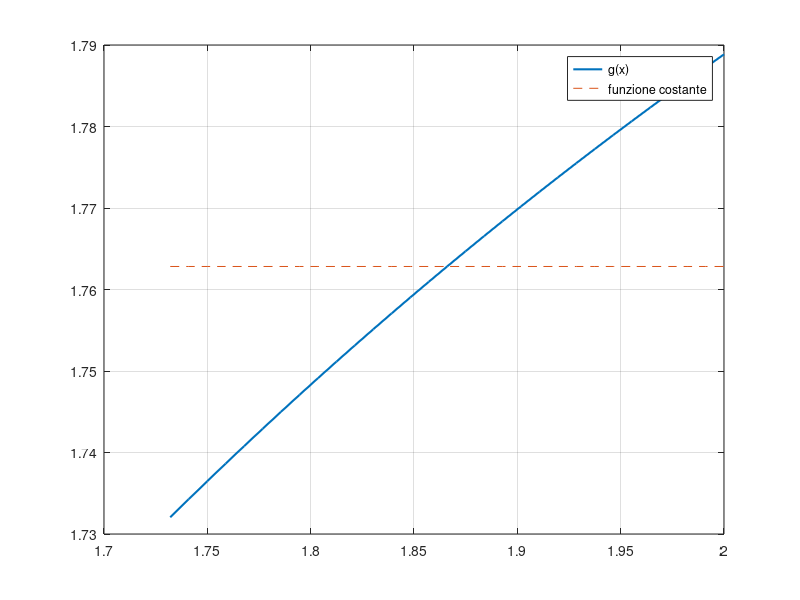

The MATLAB script that drew this image:
clc
clear
close all

g = @(x) (2.*x)./sqrt(x.^2+1);
a = sqrt(3);
b = 2;


pms = g((a+b)/2)*(b-a);
I_quad = quad(g,a,b);
xm = (a+b)/2;

err = abs(pms-I_quad);

for m = 1:30
    x = linspace(a,b,m+1);
    H = (b-a)/m;
    som = 0;
    for i=2:m+1
        som = som + g((x(i)+x(i-1))/2);
    end
    I = H*som;
    err = abs(I-I_quad);
    fprintf('con %d sottointervalli l errore è di: %f\n',m,err)
end


plot(x,g(x),'LineWidth',1.5)
hold on;
plot(x,g(xm)*ones(size(x)),'--')
legend('g(x)','funzione costante')
grid on
